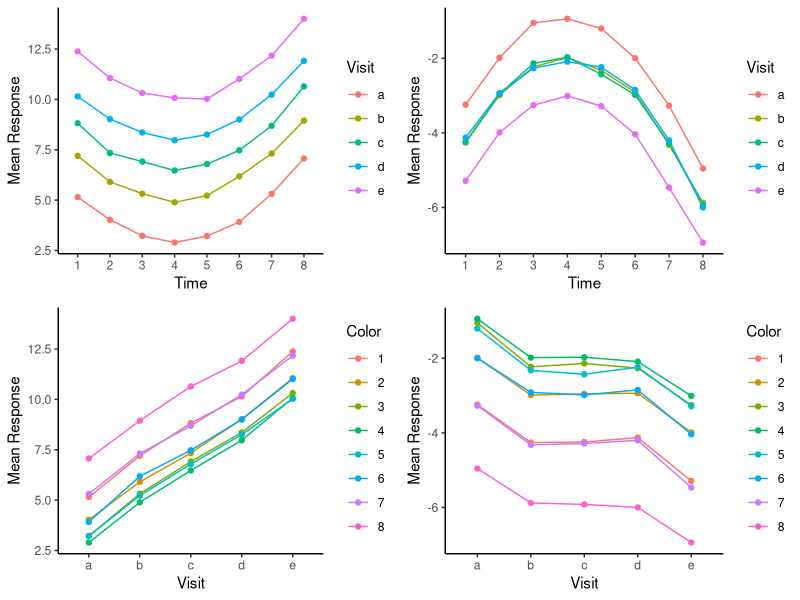
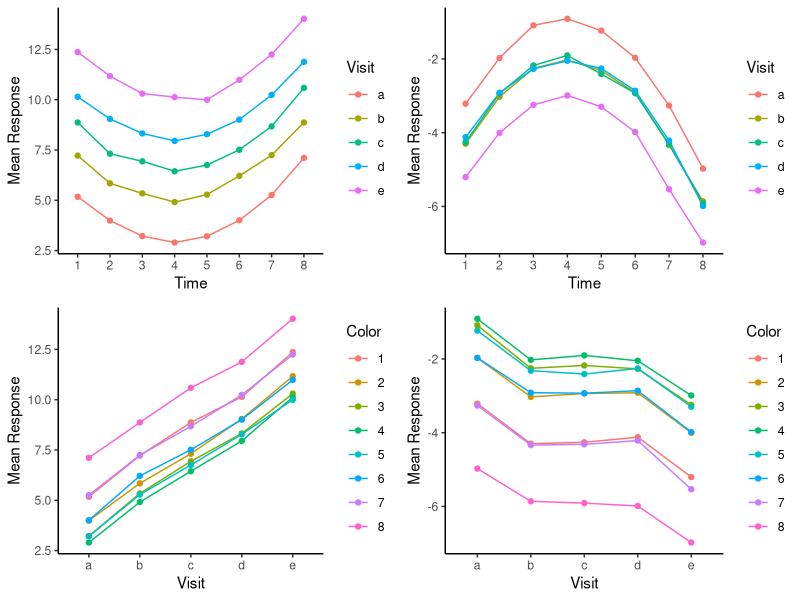
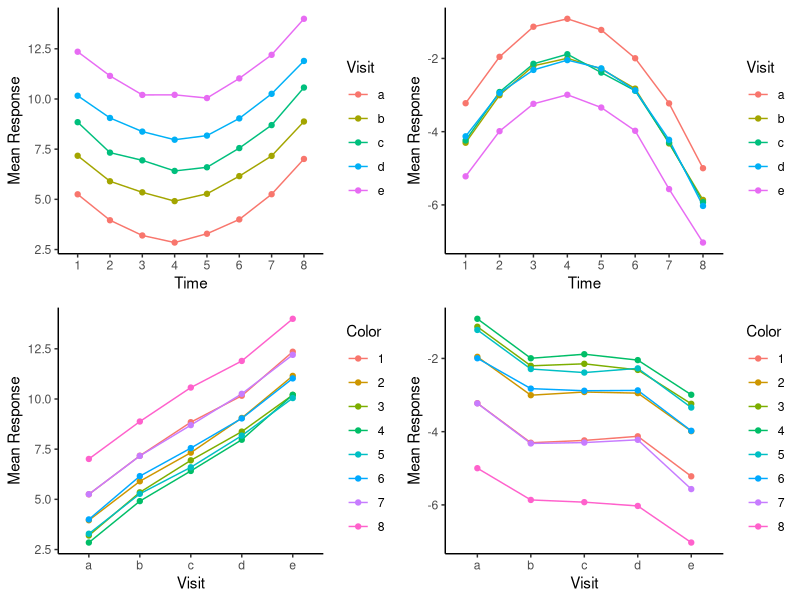
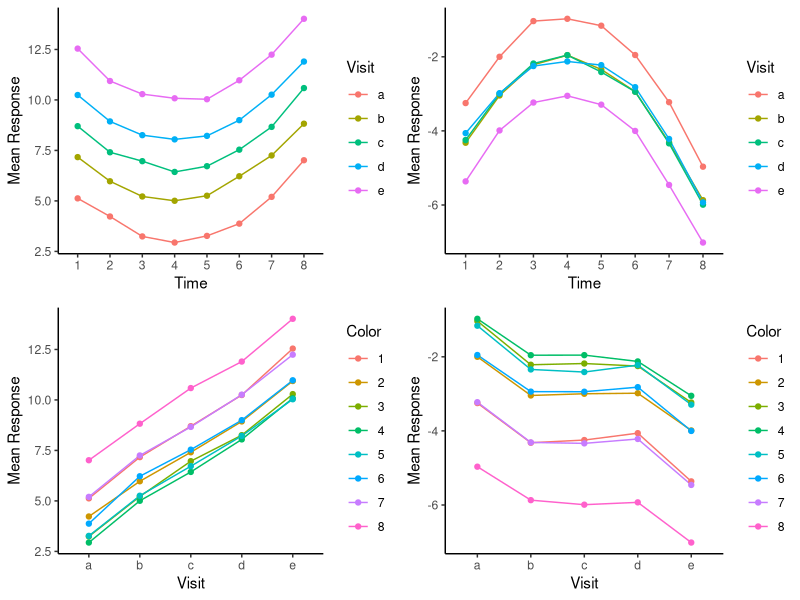
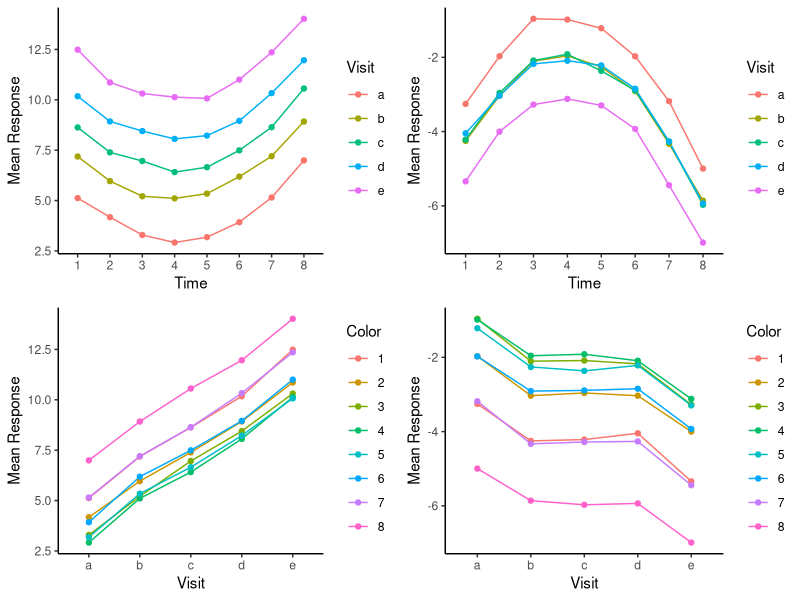

Reproduce these figures in R, in order.
## ---- chunk 1
knitr::opts_chunk$set(
	echo = FALSE,
	message = FALSE,
	warning = FALSE,
	comment = NA
)
library(tidyverse)
library(rio)
library(openxlsx)
library(ggplot2)
library(mice)
library(gridExtra)
library(readr)
## ---- chunk 2
# Set seed for reproducibility
set.seed(123)

# Define the number of subjects, visits, and time points
num_subjects <- 200
num_visits <- 5
num_time <- 8

panel_data <- expand.grid(
  id = 1:num_subjects,
  visit = c("a", "b", "c", "d", "e"),
  time = c("1","2","3","4","5","6","7","8")
)

# Assign a random treatment (0 or 1) to each subject
treatment<- data.frame(id =  1:num_subjects, treatment = sample(0:1, num_subjects, replace = TRUE))
# Merge the treatment information into the panel dataset
panel_data <- merge(panel_data, treatment, by = "id")
# rename id as subject and time as timepoint
panel_data <- panel_data %>%
  rename(subject = id, timepoint = time)

## ---- chunk 3
panel_data <- panel_data %>%
  mutate(
    measurement = case_when(
      treatment == 1 ~ case_when(
        visit == "a" ~ case_when(
          timepoint == "1" ~ rnorm(n = nrow(panel_data), mean = 3+((4-1)/2)**2, sd = 1),
          timepoint == "2" ~ rnorm(n = nrow(panel_data), mean = 3+((4-2)/2)**2, sd = 1),
          timepoint == "3" ~ rnorm(n = nrow(panel_data), mean = 3+((4-3)/2)**2, sd = 1),
          timepoint == "4" ~ rnorm(n = nrow(panel_data), mean = 3+((4-4)/2)**2, sd = 1),
          timepoint == "5" ~ rnorm(n = nrow(panel_data), mean = 3+((4-5)/2)**2, sd = 1),
          timepoint == "6" ~ rnorm(n = nrow(panel_data), mean = 3+((4-6)/2)**2, sd = 1),
          timepoint == "7" ~ rnorm(n = nrow(panel_data), mean = 3+((4-7)/2)**2, sd = 1),
          timepoint == "8" ~ rnorm(n = nrow(panel_data), mean = 3+((4-8)/2)**2, sd = 1)
        ),
        visit == "b" ~ case_when(
          timepoint == "1" ~ rnorm(n = nrow(panel_data), mean = 5+((4-1)/2)**2, sd = 1),
          timepoint == "2" ~ rnorm(n = nrow(panel_data), mean = 5+((4-2)/2)**2, sd = 1),
          timepoint == "3" ~ rnorm(n = nrow(panel_data), mean = 5+((4-3)/2)**2, sd = 1),
          timepoint == "4" ~ rnorm(n = nrow(panel_data), mean = 5+((4-4)/2)**2, sd = 1),
          timepoint == "5" ~ rnorm(n = nrow(panel_data), mean = 5+((4-5)/2)**2, sd = 1),
          timepoint == "6" ~ rnorm(n = nrow(panel_data), mean = 5+((4-6)/2)**2, sd = 1),
          timepoint == "7" ~ rnorm(n = nrow(panel_data), mean = 5+((4-7)/2)**2, sd = 1),
          timepoint == "8" ~ rnorm(n = nrow(panel_data), mean = 5+((4-8)/2)**2, sd = 1)
        ),
        visit == "c" ~ case_when(
          timepoint == "1" ~ rnorm(n = nrow(panel_data), mean = 6.5+((4-1)/2)**2, sd = 1),
          timepoint == "2" ~ rnorm(n = nrow(panel_data), mean = 6.5+((4-2)/2)**2, sd = 1),
          timepoint == "3" ~ rnorm(n = nrow(panel_data), mean = 6.5+((4-3)/2)**2, sd = 1),
          timepoint == "4" ~ rnorm(n = nrow(panel_data), mean = 6.5+((4-4)/2)**2, sd = 1),
          timepoint == "5" ~ rnorm(n = nrow(panel_data), mean = 6.5+((4-5)/2)**2, sd = 1),
          timepoint == "6" ~ rnorm(n = nrow(panel_data), mean = 6.5+((4-6)/2)**2, sd = 1),
          timepoint == "7" ~ rnorm(n = nrow(panel_data), mean = 6.5+((4-7)/2)**2, sd = 1),
          timepoint == "8" ~ rnorm(n = nrow(panel_data), mean = 6.5+((4-8)/2)**2, sd = 1)
        ),
        visit == "d" ~ case_when(
          timepoint == "1" ~ rnorm(n = nrow(panel_data), mean = 8+((4-1)/2)**2, sd = 1),
          timepoint == "2" ~ rnorm(n = nrow(panel_data), mean = 8+((4-2)/2)**2, sd = 1),
          timepoint == "3" ~ rnorm(n = nrow(panel_data), mean = 8+((4-3)/2)**2, sd = 1),
          timepoint == "4" ~ rnorm(n = nrow(panel_data), mean = 8+((4-4)/2)**2, sd = 1),
          timepoint == "5" ~ rnorm(n = nrow(panel_data), mean = 8+((4-5)/2)**2, sd = 1),
          timepoint == "6" ~ rnorm(n = nrow(panel_data), mean = 8+((4-6)/2)**2, sd = 1),
          timepoint == "7" ~ rnorm(n = nrow(panel_data), mean = 8+((4-7)/2)**2, sd = 1),
          timepoint == "8" ~ rnorm(n = nrow(panel_data), mean = 8+((4-8)/2)**2, sd = 1)
        ),
        visit == "e" ~ case_when(
          timepoint == "1" ~ rnorm(n = nrow(panel_data), mean = 10+((4-1)/2)**2, sd = 1),
          timepoint == "2" ~ rnorm(n = nrow(panel_data), mean = 10+((4-2)/2)**2, sd = 1),
          timepoint == "3" ~ rnorm(n = nrow(panel_data), mean = 10+((4-3)/2)**2, sd = 1),
          timepoint == "4" ~ rnorm(n = nrow(panel_data), mean = 10+((4-4)/2)**2, sd = 1),
          timepoint == "5" ~ rnorm(n = nrow(panel_data), mean = 10+((4-5)/2)**2, sd = 1),
          timepoint == "6" ~ rnorm(n = nrow(panel_data), mean = 10+((4-6)/2)**2, sd = 1),
          timepoint == "7" ~ rnorm(n = nrow(panel_data), mean = 10+((4-7)/2)**2, sd = 1),
          timepoint == "8" ~ rnorm(n = nrow(panel_data), mean = 10+((4-8)/2)**2, sd = 1)
        )),
     treatment == 0 ~ case_when(
        visit == "a" ~ case_when(
          timepoint == "1" ~ rnorm(n = nrow(panel_data), mean = 2-3-((4-1)/2)**2, sd = 0.75),
          timepoint == "2" ~ rnorm(n = nrow(panel_data), mean = 2-3-((4-2)/2)**2, sd = 0.75),
          timepoint == "3" ~ rnorm(n = nrow(panel_data), mean = 2-3-((4-3)/2)**2, sd = 0.75),
          timepoint == "4" ~ rnorm(n = nrow(panel_data), mean = 2-3-((4-4)/2)**2, sd = 0.75),
          timepoint == "5" ~ rnorm(n = nrow(panel_data), mean = 2-3-((4-5)/2)**2, sd = 0.75),
          timepoint == "6" ~ rnorm(n = nrow(panel_data), mean = 2-3-((4-6)/2)**2, sd = 0.75),
          timepoint == "7" ~ rnorm(n = nrow(panel_data), mean = 2-3-((4-7)/2)**2, sd = 0.75),
          timepoint == "8" ~ rnorm(n = nrow(panel_data), mean = 2-3-((4-8)/2)**2, sd = 0.75)
        ),
        visit == "b" ~ case_when(
          timepoint == "1" ~ rnorm(n = nrow(panel_data), mean = 3-5-((4-1)/2)**2, sd = 0.75),
          timepoint == "2" ~ rnorm(n = nrow(panel_data), mean = 3-5-((4-2)/2)**2, sd = 0.75),
          timepoint == "3" ~ rnorm(n = nrow(panel_data), mean = 3-5-((4-3)/2)**2, sd = 0.75),
          timepoint == "4" ~ rnorm(n = nrow(panel_data), mean = 3-5-((4-4)/2)**2, sd = 0.75),
          timepoint == "5" ~ rnorm(n = nrow(panel_data), mean = 3-5-((4-5)/2)**2, sd = 0.75),
          timepoint == "6" ~ rnorm(n = nrow(panel_data), mean = 3-5-((4-6)/2)**2, sd = 0.75),
          timepoint == "7" ~ rnorm(n = nrow(panel_data), mean = 3-5-((4-7)/2)**2, sd = 0.75),
          timepoint == "8" ~ rnorm(n = nrow(panel_data), mean = 3-5-((4-8)/2)**2, sd = 0.75)
        ),
        visit == "c" ~ case_when(
          timepoint == "1" ~ rnorm(n = nrow(panel_data), mean = 4.5-6.5-((4-1)/2)**2, sd = 0.75),
          timepoint == "2" ~ rnorm(n = nrow(panel_data), mean = 4.5-6.5-((4-2)/2)**2, sd = 0.75),
          timepoint == "3" ~ rnorm(n = nrow(panel_data), mean = 4.5-6.5-((4-3)/2)**2, sd = 0.75),
          timepoint == "4" ~ rnorm(n = nrow(panel_data), mean = 4.5-6.5-((4-4)/2)**2, sd = 0.75),
          timepoint == "5" ~ rnorm(n = nrow(panel_data), mean = 4.5-6.5-((4-5)/2)**2, sd = 0.75),
          timepoint == "6" ~ rnorm(n = nrow(panel_data), mean = 4.5-6.5-((4-6)/2)**2, sd = 0.75),
          timepoint == "7" ~ rnorm(n = nrow(panel_data), mean = 4.5-6.5-((4-7)/2)**2, sd = 0.75),
          timepoint == "8" ~ rnorm(n = nrow(panel_data), mean = 4.5-6.5-((4-8)/2)**2, sd = 0.75)
        ),
        visit == "d" ~ case_when(
          timepoint == "1" ~ rnorm(n = nrow(panel_data), mean = 6-8-((4-1)/2)**2, sd = 0.75),
          timepoint == "2" ~ rnorm(n = nrow(panel_data), mean = 6-8-((4-2)/2)**2, sd = 0.75),
          timepoint == "3" ~ rnorm(n = nrow(panel_data), mean = 6-8-((4-3)/2)**2, sd = 0.75),
          timepoint == "4" ~ rnorm(n = nrow(panel_data), mean = 6-8-((4-4)/2)**2, sd = 0.75),
          timepoint == "5" ~ rnorm(n = nrow(panel_data), mean = 6-8-((4-5)/2)**2, sd = 0.75),
          timepoint == "6" ~ rnorm(n = nrow(panel_data), mean = 6-8-((4-6)/2)**2, sd = 0.75),
          timepoint == "7" ~ rnorm(n = nrow(panel_data), mean = 6-8-((4-7)/2)**2, sd = 0.75),
          timepoint == "8" ~ rnorm(n = nrow(panel_data), mean = 6-8-((4-8)/2)**2, sd = 0.75)
        ),
        visit == "e" ~ case_when(
          timepoint == "1" ~ rnorm(n = nrow(panel_data), mean = 7-10-((4-1)/2)**2, sd = 0.75),
          timepoint == "2" ~ rnorm(n = nrow(panel_data), mean = 7-10-((4-2)/2)**2, sd = 0.75),
          timepoint == "3" ~ rnorm(n = nrow(panel_data), mean = 7-10-((4-3)/2)**2, sd = 0.75),
          timepoint == "4" ~ rnorm(n = nrow(panel_data), mean = 7-10-((4-4)/2)**2, sd = 0.75),
          timepoint == "5" ~ rnorm(n = nrow(panel_data), mean = 7-10-((4-5)/2)**2, sd = 0.75),
          timepoint == "6" ~ rnorm(n = nrow(panel_data), mean = 7-10-((4-6)/2)**2, sd = 0.75),
          timepoint == "7" ~ rnorm(n = nrow(panel_data), mean = 7-10-((4-7)/2)**2, sd = 0.75),
          timepoint == "8" ~ rnorm(n = nrow(panel_data), mean = 7-10-((4-8)/2)**2, sd = 0.75)
        ))
    )
  )
head(panel_data)
## ---- chunk 4
panel_data_treat <- panel_data %>% filter(treatment == 1)
panel_data_control <- panel_data %>% filter(treatment == 0)

grid.arrange(

  ggplot(panel_data_treat, aes(x = timepoint, y = measurement , color = visit, group = visit))+
  stat_summary(fun = mean, geom = "line", size = 0.5) +
  stat_summary(fun = mean, geom = "point", size = 1.5) +
  labs(x = "Time",
       y = "Mean Response",
       color = "Visit")+
  theme_classic()
  ,
  ggplot(panel_data_control, aes(x = timepoint, y = measurement , color = visit, group = visit)) +
  stat_summary(fun = mean, geom = "line", size = 0.5) +
  stat_summary(fun = mean, geom = "point", size = 1.5) +
  labs(x = "Time",
       y = "Mean Response",
       color = "Visit")+
  theme_classic()
  ,
    ggplot(panel_data_treat, aes(x = visit, y = measurement , color = timepoint, group = timepoint))+
  stat_summary(fun = mean, geom = "line", size = 0.5) +
  stat_summary(fun = mean, geom = "point", size = 1.5) +
  labs(x = "Visit",
       y = "Mean Response",
       color = "Color")+
  theme_classic()
  ,
  ggplot(panel_data_control, aes(x = visit, y = measurement , color = timepoint, group = timepoint)) +
  stat_summary(fun = mean, geom = "line", size = 0.5) +
  stat_summary(fun = mean, geom = "point", size = 1.5) +
  labs(x = "Visit",
       y = "Mean Response",
       color = "Color")+
  theme_classic()
    ,ncol=2)
## ---- chunk 5
panel_data_missing <- panel_data %>%
  group_by(subject) %>%
  mutate(missing = rbinom(n = n(), size = 1, prob = 0.15)) %>%
  ungroup() %>%
  mutate(measurement = ifelse(missing == 1, NA, measurement))
## ---- chunk 6
panel_data_treat_miss <- panel_data_missing %>% filter(treatment == 1)
panel_data_control_miss <- panel_data_missing %>% filter(treatment == 0)
grid.arrange(

  ggplot(panel_data_treat_miss, aes(x = timepoint, y = measurement , color = visit, group = visit))+
  stat_summary(fun = mean, geom = "line", size = 0.5) +
  stat_summary(fun = mean, geom = "point", size = 1.5) +
  labs(x = "Time",
       y = "Mean Response",
       color = "Visit")+
  theme_classic()
  ,
  ggplot(panel_data_control_miss, aes(x = timepoint, y = measurement , color = visit, group = visit)) +
  stat_summary(fun = mean, geom = "line", size = 0.5) +
  stat_summary(fun = mean, geom = "point", size = 1.5) +
  labs(x = "Time",
       y = "Mean Response",
       color = "Visit")+
  theme_classic()
  ,
    ggplot(panel_data_treat_miss, aes(x = visit, y = measurement , color = timepoint, group = timepoint))+
  stat_summary(fun = mean, geom = "line", size = 0.5) +
  stat_summary(fun = mean, geom = "point", size = 1.5) +
  labs(x = "Visit",
       y = "Mean Response",
       color = "Color")+
  theme_classic()
  ,
  ggplot(panel_data_control_miss, aes(x = visit, y = measurement , color = timepoint, group = timepoint)) +
  stat_summary(fun = mean, geom = "line", size = 0.5) +
  stat_summary(fun = mean, geom = "point", size = 1.5) +
  labs(x = "Visit",
       y = "Mean Response",
       color = "Color")+
  theme_classic()
    ,ncol=2)
## ---- chunk 7
# Impute missing values by treatment group
panel_data_treat_mice <- complete(mice(panel_data_treat_miss, m = 5, maxit = 50, method = "pmm"))
panel_data_control_mice <- complete(mice(panel_data_control_miss, m = 5, maxit = 50, method = "pmm"))
## ---- chunk 8
grid.arrange(

  ggplot(panel_data_treat_mice, aes(x = timepoint, y = measurement , color = visit, group = visit))+
  stat_summary(fun = mean, geom = "line", size = 0.5) +
  stat_summary(fun = mean, geom = "point", size = 1.5) +
  labs(x = "Time",
       y = "Mean Response",
       color = "Visit")+
  theme_classic()
  ,
  ggplot(panel_data_control_mice, aes(x = timepoint, y = measurement , color = visit, group = visit)) +
  stat_summary(fun = mean, geom = "line", size = 0.5) +
  stat_summary(fun = mean, geom = "point", size = 1.5) +
  labs(x = "Time",
       y = "Mean Response",
       color = "Visit")+
  theme_classic()
  ,
    ggplot(panel_data_treat_mice, aes(x = visit, y = measurement , color = timepoint, group = timepoint))+
  stat_summary(fun = mean, geom = "line", size = 0.5) +
  stat_summary(fun = mean, geom = "point", size = 1.5) +
  labs(x = "Visit",
       y = "Mean Response",
       color = "Color")+
  theme_classic()
  ,
  ggplot(panel_data_control_mice, aes(x = visit, y = measurement , color = timepoint, group = timepoint)) +
  stat_summary(fun = mean, geom = "line", size = 0.5) +
  stat_summary(fun = mean, geom = "point", size = 1.5) +
  labs(x = "Visit",
       y = "Mean Response",
       color = "Color")+
  theme_classic()
    ,ncol=2)
## ---- chunk 9
panel_data_missing <- panel_data %>%
  group_by(subject) %>%
  mutate(missing = rbinom(n = n(), size = 1, prob = 0.25)) %>%
  ungroup() %>%
  mutate(measurement = ifelse(missing == 1, NA, measurement))
## ---- chunk 10
panel_data_treat_miss <- panel_data_missing %>% filter(treatment == 1)
panel_data_control_miss <- panel_data_missing %>% filter(treatment == 0)
grid.arrange(

  ggplot(panel_data_treat_miss, aes(x = timepoint, y = measurement , color = visit, group = visit))+
  stat_summary(fun = mean, geom = "line", size = 0.5) +
  stat_summary(fun = mean, geom = "point", size = 1.5) +
  labs(x = "Time",
       y = "Mean Response",
       color = "Visit")+
  theme_classic()
  ,
  ggplot(panel_data_control_miss, aes(x = timepoint, y = measurement , color = visit, group = visit)) +
  stat_summary(fun = mean, geom = "line", size = 0.5) +
  stat_summary(fun = mean, geom = "point", size = 1.5) +
  labs(x = "Time",
       y = "Mean Response",
       color = "Visit")+
  theme_classic()
  ,
    ggplot(panel_data_treat_miss, aes(x = visit, y = measurement , color = timepoint, group = timepoint))+
  stat_summary(fun = mean, geom = "line", size = 0.5) +
  stat_summary(fun = mean, geom = "point", size = 1.5) +
  labs(x = "Visit",
       y = "Mean Response",
       color = "Color")+
  theme_classic()
  ,
  ggplot(panel_data_control_miss, aes(x = visit, y = measurement , color = timepoint, group = timepoint)) +
  stat_summary(fun = mean, geom = "line", size = 0.5) +
  stat_summary(fun = mean, geom = "point", size = 1.5) +
  labs(x = "Visit",
       y = "Mean Response",
       color = "Color")+
  theme_classic()
    ,ncol=2)
## ---- chunk 11
# Impute missing values by treatment group
panel_data_treat_mice <- complete(mice(panel_data_treat_miss, m = 5, maxit = 50, method = "pmm"))
panel_data_control_mice <- complete(mice(panel_data_control_miss, m = 5, maxit = 50, method = "pmm"))
## ---- chunk 12
grid.arrange(

  ggplot(panel_data_treat_mice, aes(x = timepoint, y = measurement , color = visit, group = visit))+
  stat_summary(fun = mean, geom = "line", size = 0.5) +
  stat_summary(fun = mean, geom = "point", size = 1.5) +
  labs(x = "Time",
       y = "Mean Response",
       color = "Visit")+
  theme_classic()
  ,
  ggplot(panel_data_control_mice, aes(x = timepoint, y = measurement , color = visit, group = visit)) +
  stat_summary(fun = mean, geom = "line", size = 0.5) +
  stat_summary(fun = mean, geom = "point", size = 1.5) +
  labs(x = "Time",
       y = "Mean Response",
       color = "Visit")+
  theme_classic()
  ,
    ggplot(panel_data_treat_mice, aes(x = visit, y = measurement , color = timepoint, group = timepoint))+
  stat_summary(fun = mean, geom = "line", size = 0.5) +
  stat_summary(fun = mean, geom = "point", size = 1.5) +
  labs(x = "Visit",
       y = "Mean Response",
       color = "Color")+
  theme_classic()
  ,
  ggplot(panel_data_control_mice, aes(x = visit, y = measurement , color = timepoint, group = timepoint)) +
  stat_summary(fun = mean, geom = "line", size = 0.5) +
  stat_summary(fun = mean, geom = "point", size = 1.5) +
  labs(x = "Visit",
       y = "Mean Response",
       color = "Color")+
  theme_classic()
    ,ncol=2)
